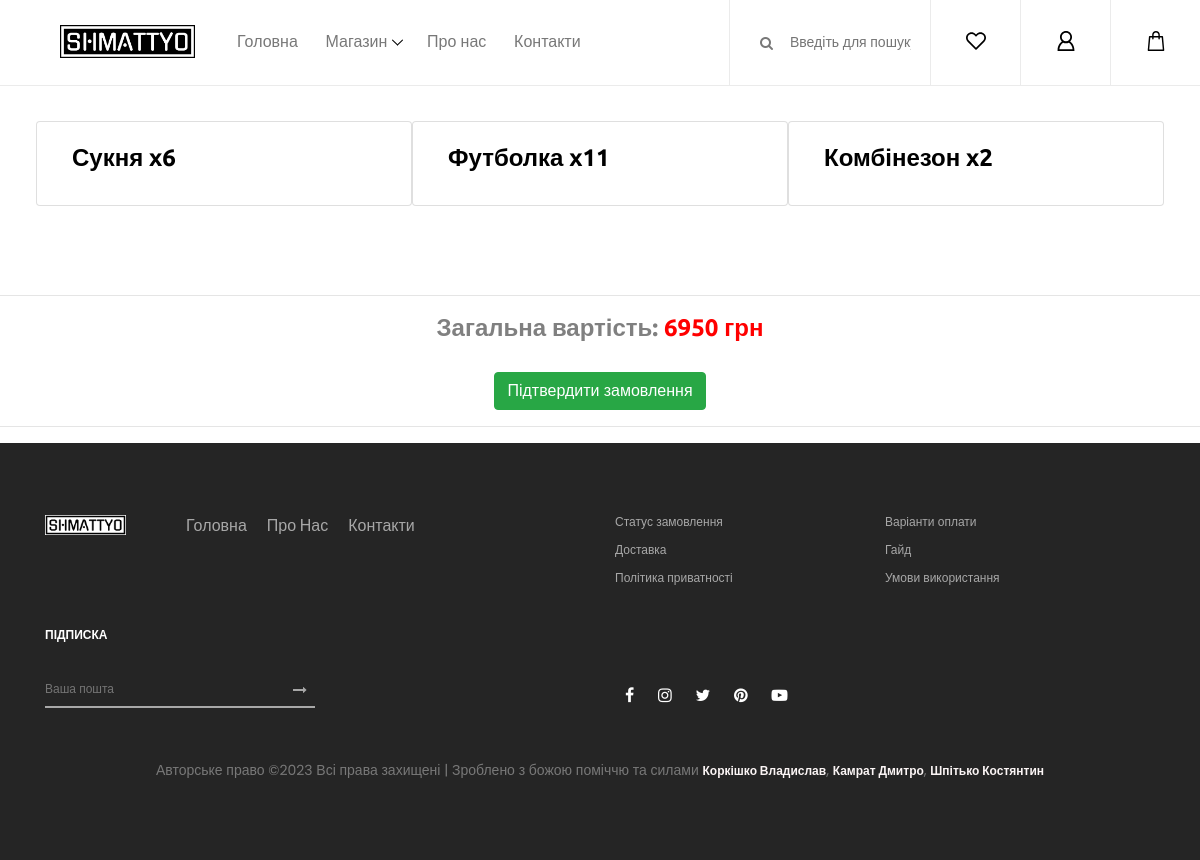
/bill/cart (signed in), run on the app's committed database.
### catalog/models.py (models this page shows)
class Product(models.Model):
    name = models.CharField(max_length=100)
    about = models.TextField(max_length=500)
    category = models.ForeignKey(Category, on_delete=models.CASCADE)
    photo = models.FileField(upload_to='products/')
    price = models.FloatField()
    def __str__(self) -> str:
        return str(self.name)

### bill/views.py (the view)
# urls.py: path('cart', cart),
def cart(request):
    all_orders = Order.objects.filter(user_id=request.user.id)
    total_price = sum(order.amount for order in all_orders)
    order_summary = defaultdict(int)
    for order in all_orders:
        order_summary[order.product] += 1
    order_summary_list = [{'product': product, 'quantity': quantity} for product, quantity in order_summary.items()]
    context = {
        'all_orders': all_orders,
        'total_price': total_price,
        'order_summary_list': order_summary_list
    }
    return render(request, 'bill/cart.html', context)

### templates/bill/cart.html (shortened to what this page needs)
{% extends '_layouts/base.html' %}
{% load static %}
{% block content %}
    <div class="content-panel" style="padding: 3%">
        <div class="section">
            <div class="container">
                <div class="row">
                    {% for order in order_summary_list %}
                        <div class="card mb-3 col-md-4">
                            <div class="row g-0">
                                <div class="col-md-8">
                                    <div class="card-body">
                                        <h4 class="card-title" style="color: black">
                                            {{order.product}} <span> x{{ order.quantity }}</span>
                                        </h4>
                                    </div>
                                </div>
                            </div>
                        </div>
                    {% endfor %}
                </div>
            </div>
        </div>
    </div>
    <div style="text-align: center;">
        <br style="clear: both">
        <hr>
        <h4 style="color: gray;">
            Загальна вартість:
            <span style="color: red">{{total_price}} грн</span>
        </h4>
        <br>
        <div>
            <p style="text-align: center">
                <a href="/bill/checkout" class="btn btn-success">
                    Підтвердити замовлення
                </a>
            </p>
        </div>
        <hr>
    </div>
{% endblock %}

### static/css/core-style.css (style rules this page uses)
* { margin: 0; padding: 0; }
body { font-family: "Poppins", sans-serif; font-size: 14px; background-color: #ffffff; margin-top: 85px; }
h1, h2, h3, h4, h5, h6 { color: #000000; line-height: 1.3; font-weight: 700; font-family: "Ubuntu", sans-serif; }
p { color: #787878; font-size: 14px; line-height: 2; font-weight: 400; }
a { -webkit-transition: all 500ms ease 0s; transition: all 500ms ease 0s; text-decoration: none; outline: 0 solid transparent; color: #fbf5f5; font-weight: 600; font-size: 12px; }

### data on the page
Product: product "Сукня", quantity "6"
Product: product "Футболка", quantity "11"
Product: product "Комбінезон", quantity "2"

### other printed values
{{ total_price }} "6950"
